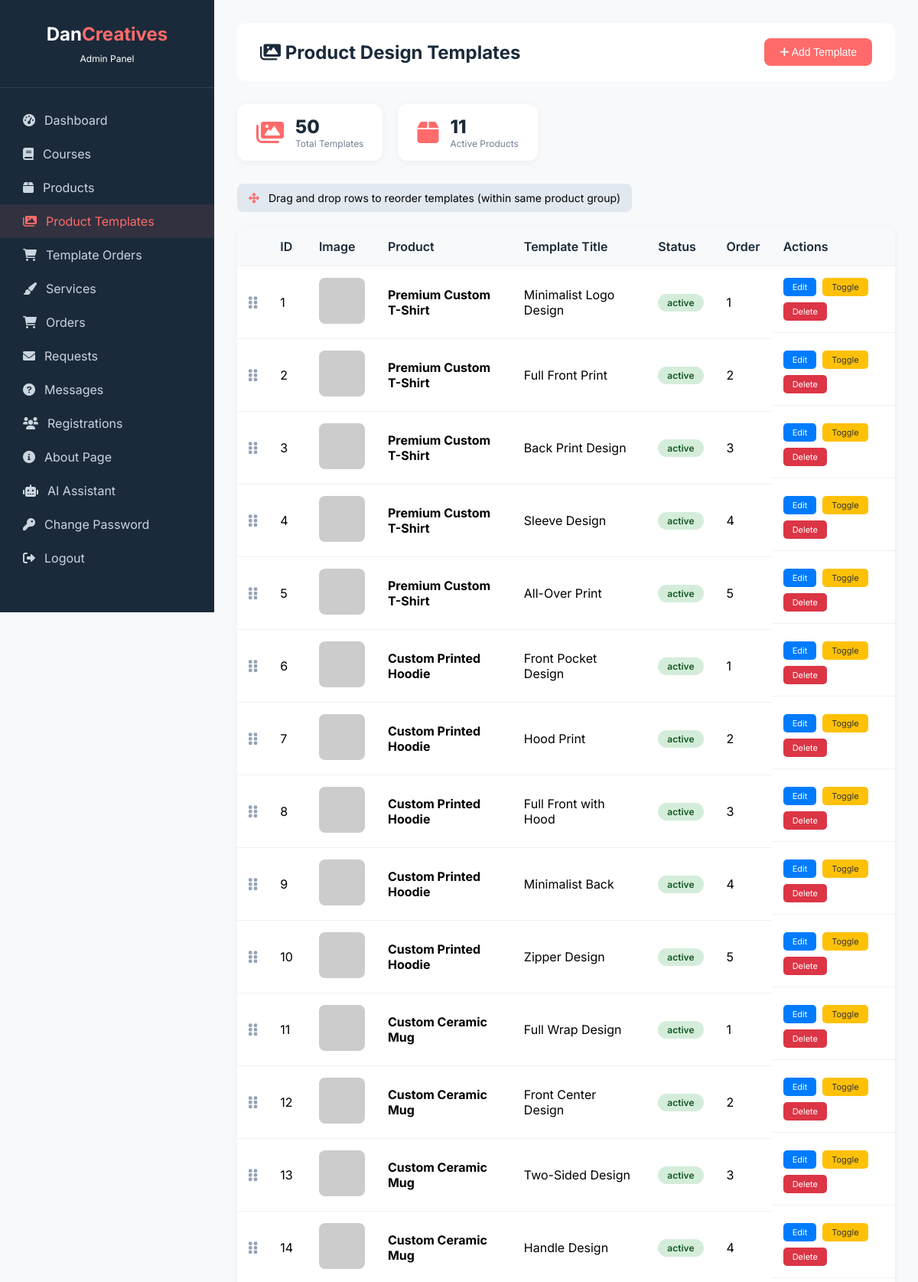
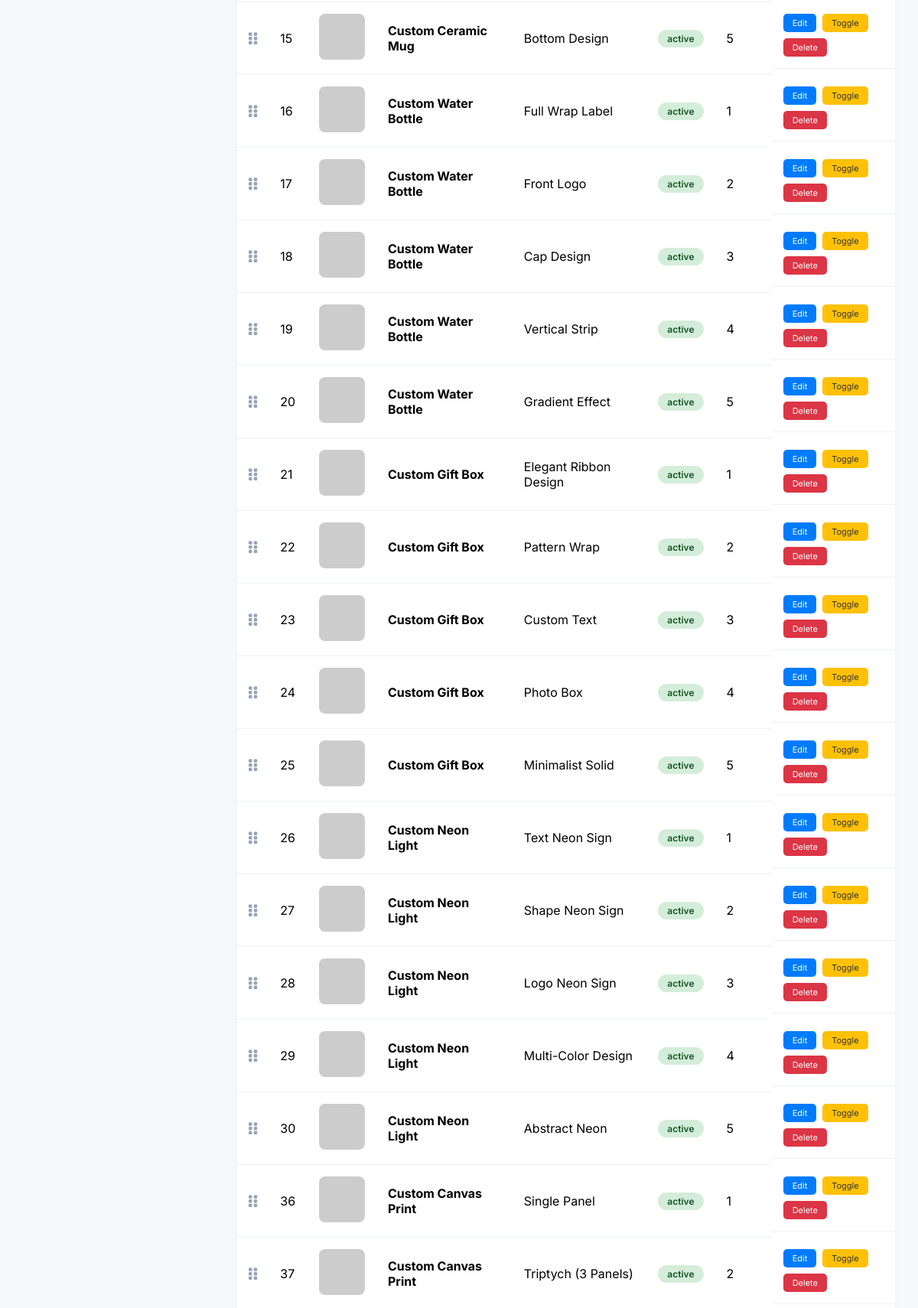
Page /admin/manage-product-templates.php (signed in, upper part) on the committed database (2 pictures, top to bottom).
### tables this page shows
CREATE TABLE `product_templates` (
  `id` int(11) NOT NULL AUTO_INCREMENT,
  `product_id` int(11) NOT NULL,
  `title` varchar(200) NOT NULL,
  `description` text DEFAULT NULL,
  `image_url` varchar(500) NOT NULL,
  `display_order` int(11) DEFAULT 0,
  `status` enum('active','inactive') DEFAULT 'active',
  `created_at` timestamp NOT NULL DEFAULT current_timestamp(),
  PRIMARY KEY (`id`),
  KEY `product_id` (`product_id`),
  CONSTRAINT `product_templates_ibfk_1` FOREIGN KEY (`product_id`) REFERENCES `products` (`id`) ON DELETE CASCADE
);

CREATE TABLE `products` (
  `id` int(11) NOT NULL AUTO_INCREMENT,
  `title` varchar(200) NOT NULL,
  `description` text DEFAULT NULL,
  `price` varchar(100) DEFAULT NULL,
  `image_url` varchar(500) DEFAULT NULL,
  `category` varchar(50) DEFAULT NULL,
  `status` enum('active','inactive') DEFAULT 'active',
  `display_order` int(11) DEFAULT 0,
  `created_at` timestamp NOT NULL DEFAULT current_timestamp(),
  PRIMARY KEY (`id`)
);

### admin/manage-product-templates.php (the view, shortened to what this page needs)
<?php
require_once '../config.php';
$products = $conn->query("SELECT id, title FROM products WHERE status='active' ORDER BY title");
$templates = $conn->query("SELECT t.*, p.title as product_title FROM product_templates t LEFT JOIN products p ON t.product_id = p.id ORDER BY t.product_id, t.display_order ASC, t.id ASC");
?>
<!DOCTYPE html>
<html lang="en">
<head>
    <link rel="stylesheet" href="https://cdnjs.cloudflare.com/ajax/libs/font-awesome/6.0.0-beta3/css/all.min.css">
</head>
<body>
    <div class="admin-container">
        <div class="sidebar">
            <div class="sidebar-header">
                <h3>Dan<span>Creatives</span></h3>
                <p style="font-size:12px;margin-top:10px;">Admin Panel</p>
            </div>
            <div class="sidebar-menu">
                <a href="dashboard.php"><i class="fas fa-tachometer-alt"></i> Dashboard</a>
                <a href="manage-courses.php"><i class="fas fa-book"></i> Courses</a>
                <a href="manage-products.php"><i class="fas fa-box"></i> Products</a>
                <a href="manage-product-templates.php" class="active"><i class="fas fa-images"></i> Product Templates</a>
                <a href="view-product-template-orders.php"><i class="fas fa-shopping-cart"></i> Template Orders</a>
                <a href="manage-services.php"><i class="fas fa-paint-brush"></i> Services</a>
                <a href="view-orders.php"><i class="fas fa-shopping-cart"></i> Orders</a>
                <a href="view-requests.php"><i class="fas fa-envelope"></i> Requests</a>
                <a href="manage-questions.php"><i class="fas fa-question-circle"></i> Messages</a>
                <a href="view-registrations.php"><i class="fas fa-users"></i> Registrations</a>
                <a href="manage-about.php"><i class="fas fa-info-circle"></i> About Page</a>
                <a href="ai-settings.php"><i class="fas fa-robot"></i> AI Assistant</a>
                <a href="change-password.php"><i class="fas fa-key"></i> Change Password</a>
                <a href="logout.php"><i class="fas fa-sign-out-alt"></i> Logout</a>
            </div>
        </div>
        <div class="main-content">
            <div class="top-bar">
                <h2><i class="fas fa-images"></i> Product Design Templates</h2>
                <button class="btn-add" onclick="openAddModal()"><i class="fas fa-plus"></i> Add Template</button>
            </div>
            <div class="stats-summary">
                <div class="stat-badge">
                    <i class="fas fa-images"></i>
                    <div class="info">
                        <h4><?php echo $templates->num_rows; ?></h4>
                        <p>Total Templates</p>
                    </div>
                </div>
                <div class="stat-badge">
                    <i class="fas fa-box"></i>
                    <div class="info">
                        <h4><?php echo $products->num_rows; ?></h4>
                        <p>Active Products</p>
                    </div>
                </div>
            </div>
            <div class="reorder-info">
                <i class="fas fa-arrows-alt"></i> Drag and drop rows to reorder templates (within same product group)
            </div>
            <div class="templates-table">
                <table id="templates-table">
                    <thead>
                        <tr>
                            <th style="width: 40px;"></th>
                            <th style="width: 50px;">ID</th>
                            <th style="width: 80px;">Image</th>
                            <th>Product</th>
                            <th>Template Title</th>
                            <th>Status</th>
                            <th style="width: 60px;">Order</th>
                            <th>Actions</th>
                        </tr>
                    </thead>
                    <tbody id="templates-tbody">
                        <?php
                        $current_product = '';
                        $order_counter = 1;
                        $templates->data_seek(0);
                        while($t = $templates->fetch_assoc()):
                            if($current_product != $t['product_id']) {
                                $order_counter = 1;
                                $current_product = $t['product_id'];
                            }
                        ?>
                        <tr data-id="<?php echo $t['id']; ?>" data-product-id="<?php echo $t['product_id']; ?>">
                            <td class="drag-handle"><i class="fas fa-grip-vertical"></i></td>
                            <td><?php echo $t['id']; ?></td>
                            <td><img src="<?php echo $t['image_url']; ?>" class="template-img" onerror="this.src='https://via.placeholder.com/60'"></td>
                            <td><strong><?php echo htmlspecialchars($t['product_title']); ?></strong></td>
                            <td><?php echo htmlspecialchars($t['title']); ?></td>
                            <td><span class="status-badge <?php echo $t['status'] == 'active' ? 'status-active' : 'status-inactive'; ?>"><?php echo $t['status']; ?></span></td>
                            <td class="order-display"><?php echo $order_counter++; ?></td>
                            <td class="action-buttons">
                                <a href="#" class="btn-edit" onclick="openEditModal(<?php echo $t['id']; ?>)">Edit</a>
                                <a href="?toggle=<?php echo $t['id']; ?>" class="btn-toggle">Toggle</a>
                                <a href="?delete=<?php echo $t['id']; ?>" class="btn-delete" onclick="return confirm('Delete this template?')">Delete</a>
                            </td>
                        </tr>
                        <?php endwhile; ?>
                    </tbody>
                </table>
            </div>
        </div>
    </div>
</body>
</html>

### admin/manage-product-templates.php (style rules this page uses)
* { margin: 0; padding: 0; box-sizing: border-box; }
body { font-family: 'Inter', sans-serif; background: #f8f9fa; }
.admin-container { display: flex; min-height: 100vh; }
.sidebar { width: 280px; background: #1a2a3a; color: white; position: fixed; height: 100vh; overflow-y: auto; }
.sidebar-header { padding: 30px; text-align: center; border-bottom: 1px solid rgba(255,255,255,0.1); }
.sidebar-header h3 { font-size: 24px; }
.sidebar-header span { color: #ff6b6b; }
.sidebar-menu { padding: 20px 0; }
.sidebar-menu a { display: flex; align-items: center; gap: 12px; padding: 12px 30px; color: #cbd5e0; text-decoration: none; transition: 0.3s; }
.sidebar-menu a:hover, .sidebar-menu a.active { background: rgba(255,107,107,0.1); color: #ff6b6b; }
.main-content { margin-left: 280px; flex: 1; padding: 30px; }
.top-bar { background: white; padding: 20px 30px; border-radius: 12px; margin-bottom: 30px; display: flex; justify-content: space-between; align-items: center; flex-wrap: wrap; gap: 15px; }
.top-bar h2 { color: #1a2a3a; }
.btn-add { background: #ff6b6b; color: white; padding: 10px 20px; border: none; border-radius: 8px; cursor: pointer; font-size: 14px; transition: 0.3s; }
.stats-summary { display: flex; gap: 20px; margin-bottom: 30px; flex-wrap: wrap; }
.stat-badge { background: white; padding: 15px 25px; border-radius: 12px; display: flex; align-items: center; gap: 15px; box-shadow: 0 2px 10px rgba(0,0,0,0.05); }
.stat-badge i { font-size: 32px; color: #ff6b6b; }
.stat-badge .info h4 { font-size: 24px; font-weight: 800; color: #1a2a3a; }
.stat-badge .info p { font-size: 12px; color: #718096; }
.templates-table { background: white; border-radius: 12px; overflow-x: auto; box-shadow: 0 2px 10px rgba(0,0,0,0.05); }
table { width: 100%; border-collapse: collapse; }
th, td { padding: 15px; text-align: left; border-bottom: 1px solid #eef2f6; }
th { background: #f8f9fa; font-weight: 600; color: #1a2a3a; }
.template-img { width: 60px; height: 60px; object-fit: cover; border-radius: 8px; }
.status-badge { padding: 4px 12px; border-radius: 20px; font-size: 12px; font-weight: 600; display: inline-block; }
.status-active { background: #d4edda; color: #155724; }
.action-buttons { display: flex; gap: 8px; flex-wrap: wrap; }
.action-buttons a { padding: 5px 12px; border-radius: 5px; font-size: 11px; text-decoration: none; transition: 0.3s; }
.btn-edit { background: #007bff; color: white; }
.btn-toggle { background: #ffc107; color: #333; }
.btn-delete { background: #dc3545; color: white; }
.drag-handle { cursor: grab; color: #94a3b8; font-size: 18px; width: 40px; text-align: center; }
.reorder-info { background: #e2e8f0; padding: 10px 15px; border-radius: 8px; margin-bottom: 20px; font-size: 14px; display: inline-block; }
.reorder-info i { color: #ff6b6b; margin-right: 8px; }

### rows in the picture
product_templates: id "1", product.title "Premium Custom T-Shirt", title "Minimalist Logo Design", status "active"
product_templates: id "2", product.title "Premium Custom T-Shirt", title "Full Front Print", status "active"
product_templates: id "3", product.title "Premium Custom T-Shirt", title "Back Print Design", status "active"
product_templates: id "4", product.title "Premium Custom T-Shirt", title "Sleeve Design", status "active"
product_templates: id "5", product.title "Premium Custom T-Shirt", title "All-Over Print", status "active"
product_templates: id "6", product.title "Custom Printed Hoodie", title "Front Pocket Design", status "active"
product_templates: id "7", product.title "Custom Printed Hoodie", title "Hood Print", status "active"
product_templates: id "8", product.title "Custom Printed Hoodie", title "Full Front with Hood", status "active"
product_templates: id "9", product.title "Custom Printed Hoodie", title "Minimalist Back", status "active"
product_templates: id "10", product.title "Custom Printed Hoodie", title "Zipper Design", status "active"
product_templates: id "11", product.title "Custom Ceramic Mug", title "Full Wrap Design", status "active"
product_templates: id "12", product.title "Custom Ceramic Mug", title "Front Center Design", status "active"
product_templates: id "13", product.title "Custom Ceramic Mug", title "Two-Sided Design", status "active"
product_templates: id "14", product.title "Custom Ceramic Mug", title "Handle Design", status "active"
product_templates: id "15", product.title "Custom Ceramic Mug", title "Bottom Design", status "active"
product_templates: id "16", product.title "Custom Water Bottle", title "Full Wrap Label", status "active"
product_templates: id "17", product.title "Custom Water Bottle", title "Front Logo", status "active"
product_templates: id "18", product.title "Custom Water Bottle", title "Cap Design", status "active"
product_templates: id "19", product.title "Custom Water Bottle", title "Vertical Strip", status "active"
product_templates: id "20", product.title "Custom Water Bottle", title "Gradient Effect", status "active"
product_templates: id "21", product.title "Custom Gift Box", title "Elegant Ribbon Design", status "active"
product_templates: id "22", product.title "Custom Gift Box", title "Pattern Wrap", status "active"
product_templates: id "23", product.title "Custom Gift Box", title "Custom Text", status "active"
product_templates: id "24", product.title "Custom Gift Box", title "Photo Box", status "active"
product_templates: id "25", product.title "Custom Gift Box", title "Minimalist Solid", status "active"
product_templates: id "26", product.title "Custom Neon Light", title "Text Neon Sign", status "active"
product_templates: id "27", product.title "Custom Neon Light", title "Shape Neon Sign", status "active"
product_templates: id "28", product.title "Custom Neon Light", title "Logo Neon Sign", status "active"
product_templates: id "29", product.title "Custom Neon Light", title "Multi-Color Design", status "active"
product_templates: id "30", product.title "Custom Neon Light", title "Abstract Neon", status "active"
product_templates: id "36", product.title "Custom Canvas Print", title "Single Panel", status "active"
product_templates: id "37", product.title "Custom Canvas Print", title "Triptych (3 Panels)", status "active"

### other values in the picture
$templates->num_rows "50"
$products->num_rows "11"
